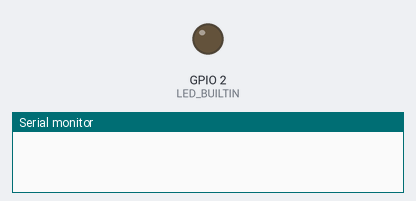
Recording of a sketch running on a simulated ESP8266 (NodeMCU). On the bench: output pins drawn as LEDs (lit = HIGH, except the on-board LED, lit = LOW), the last lines printed to the serial monitor. WiFi joins after 1.5 s; servers stay silent unless stated.

Above: at 0.1 s.
At 1.1 s:
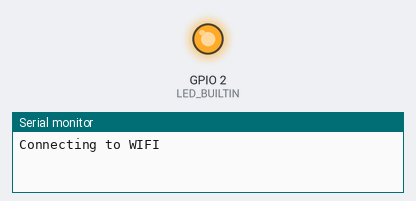
Timing chart, 0 to 2.6 s (numbered marks = the images above):
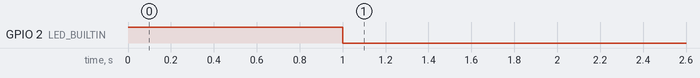

The sketch:

web-server.ino
```cpp
// Based on the ESP8266WebServer example
#include <ESP8266WiFi.h>
#include <WiFiClient.h>
#include <ESP8266WebServer.h>
#include <ESP8266mDNS.h>
#include "config.h"

const char *ssid = STASSID;
const char *password = STAPSK;

ESP8266WebServer server(80);

void handleRoot()
{
  digitalWrite(LED_BUILTIN, HIGH);
  server.send(200, "text/plain", "hello from esp8266!\r\n");
  digitalWrite(LED_BUILTIN, LOW);
}

void handleNotFound()
{
  digitalWrite(LED_BUILTIN, HIGH);
  String message = "File Not Found\n\n";
  message += "URI: ";
  message += server.uri();
  message += "\nMethod: ";
  message += (server.method() == HTTP_GET) ? "GET" : "POST";
  message += "\nArguments: ";
  message += server.args();
  message += "\n";
  for (uint8_t i = 0; i < server.args(); i++)
  {
    message += " " + server.argName(i) + ": " + server.arg(i) + "\n";
  }
  server.send(404, "text/plain", message);
  digitalWrite(LED_BUILTIN, LOW);
}

void setup(void)
{
  Serial.begin(115200);

  pinMode(LED_BUILTIN, OUTPUT);

  digitalWrite(LED_BUILTIN, HIGH);
  delay(1000);
  digitalWrite(LED_BUILTIN, LOW);

  WiFi.mode(WIFI_STA);
  WiFi.begin(ssid, password);
  Serial.println("");

  Serial.print("Connecting to WIFI");
  while (WiFi.status() != WL_CONNECTED)
  {
    // Wait for connection
    delay(500);
    Serial.print(".");

    if (WiFi.status() == WL_WRONG_PASSWORD)
    {
      Serial.print("INCORRECT WIFI PASSWORD");
      return;
    }
  }
  Serial.println("");

  Serial.print("Connected to ");
  Serial.println(ssid);
  Serial.print("IP address: ");
  Serial.println(WiFi.localIP());

  if (MDNS.begin("esp8266"))
  {
    Serial.println("MDNS responder started");
  }

  server.on("/", handleRoot);

  server.onNotFound(handleNotFound);

  server.begin();
  Serial.println("HTTP server started");
}

void loop()
{
  server.handleClient();
  MDNS.update();
}
```

config.example.h
```cpp
// COPY THIS FILE TO `config.h` and update the below definitions appropriately
#define STASSID "WIFI SSID"
#define STAPSK "WIFI_PASSWORD"
```
